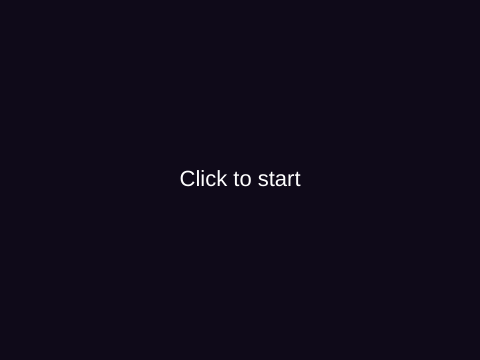
Frame 1 (no input)
Frame 60 (no input): identical to frame 1, image omitted
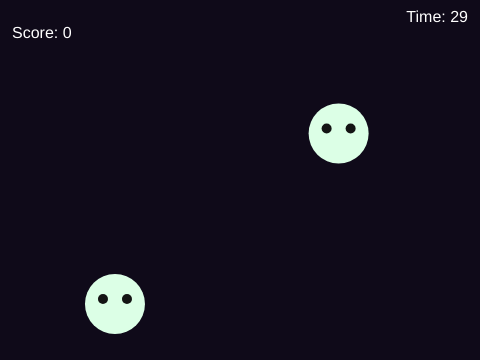
Frame 120 (the mouse pressed at the canvas centre since frame 60)

The p5.js sketch that drew these frames (run headless with seeded random() and noise() and a simulated clock; from frame 60 on, the mouse is pressed at the canvas centre):

// p5.js sketch
// ── sketch.js
let ghost = { x: 240, y: 180 };
let score = 0;
let duration = 30
let startTime;
let state= 'start';
let spawnEvery = 60;
function setup() {
  createCanvas(480, 360);
  spawnGhost();
  startTime = millis();
}

function draw() {
  background(15, 10, 25);

  if (state === 'start') {
    textAlign(CENTER, CENTER);
    fill(255);
    textSize(22);
    text('Click to start', width / 2, height / 2);
    return;
  }

   if (state === 'over') {
    textAlign(CENTER, CENTER);
    fill(255);
    textSize(22);
    text('Game over\nScore: ' + score + '\nClick to retry', width / 2, height / 2);
    return;
  }
  
  let elapsed = (millis() - startTime) / 1000;
  let timeLeft = max(0, duration - elapsed);
   if (timeLeft <= 0) {
    state = 'over';
    return;
  }

  
  noStroke();
  
  
   ghost.x += random(-3, 3);
   ghost.y += random(-3, 3);
   drawGhost(ghost.x, ghost.y);
   if (frameCount % spawnEvery === 0) spawnGhost();
   drawGhost(ghost.x, ghost.y);

  textAlign(LEFT, TOP);
  fill(255);
  textSize(16);
  text('Score: ' + score, 12, 26);
  
  textAlign(RIGHT, TOP);
  text('Time: ' + ceil(timeLeft), width - 12, 10);
    
  
}
function mousePressed() {
  if (state === 'start' || state === 'over') {
    state = 'play';
    score = 0;
    startTime = millis();
    spawnGhost();
    return;
  }
  
  if (dist(mouseX, mouseY, ghost.x, ghost.y) < 30) {
    score++;
    spawnGhost();
  }
}
function spawnGhost() {
  ghost = { x: random(40, width - 40), y: random(40, height - 40) };
}

function drawGhost(x, y) {
  fill(220, 255, 230);
  ellipse(x, y, 60, 60);

  fill(20);
  ellipse(x - 12, y - 5, 10);
  ellipse(x + 12, y - 5, 10);
}
